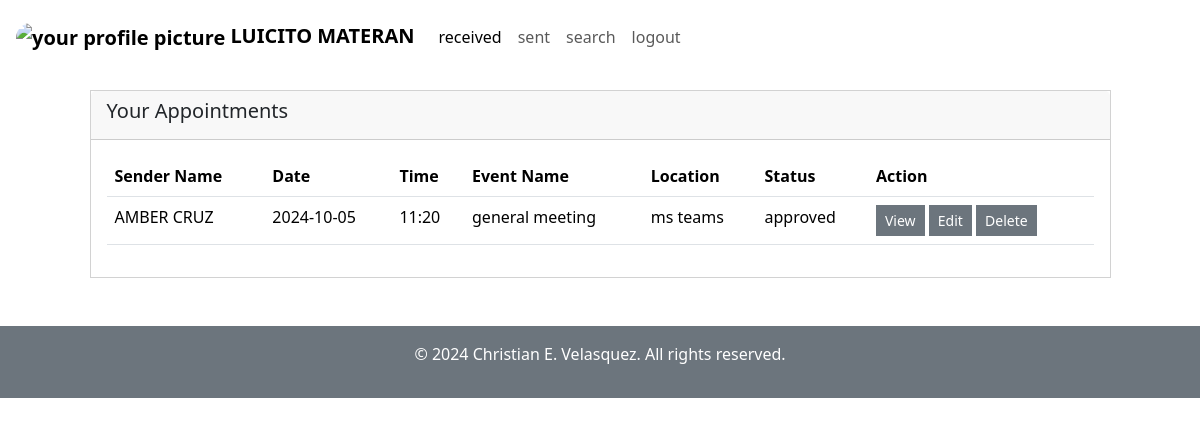
/user-panel.php (signed in), run on the app's committed database.
### tables this page shows
CREATE TABLE `appointment_details` (
  `appointment_id` varchar(60) NOT NULL,
  `receiver_id` varchar(20) NOT NULL,
  `sender_id` varchar(20) NOT NULL,
  `appointment_date` date NOT NULL,
  `appointment_time` varchar(50) NOT NULL DEFAULT '',
  `event_name` varchar(100) NOT NULL,
  `location` varchar(100) NOT NULL,
  `appointment_status` char(50) DEFAULT NULL
);

### db-user-panel.php (the view, shortened to what this page needs)
<?php
require("connection.php");
if (isset($_SESSION["userId"])) {
  $receiverId = $_SESSION["userId"];
  function getSenderName($dbConnect, $senderId)
  {
    $senderNameQuery = "SELECT first_name, last_name FROM user_account WHERE user_id = ? LIMIT 1";
    $senderName = $dbConnect->prepare($senderNameQuery);
    $senderName->bind_param("s", $senderId);
    $senderName->execute();
    return $senderName->get_result()->fetch_assoc();
  }
  function renderFirstView($fullName, $appointmentDate, $appointmentTime, $eventName, $location, $appointmentStatus, $appointmentId)
  {
    return
      "<tr>
      <td>{$fullName}</td>
      <td>{$appointmentDate}</td>
      <td>{$appointmentTime}</td>
      <td>{$eventName}</td>
      <td>{$location}</td>
      <td>{$appointmentStatus}</td>
      <td>
      <a href='view.php?id={$appointmentId}' class='btn btn-secondary btn-sm rounded-0'>View</a>
      <a href='edit.php?id={$appointmentId}' class='btn btn-secondary btn-sm rounded-0'>Edit</a>
      <a href='delete.php?id={$appointmentId}' class='btn btn-secondary btn-sm rounded-0'>Delete</a>
      </td>
      </tr>";
  }
  $appointmentDetailsQuery = "SELECT * FROM appointment_details WHERE receiver_id = ? ORDER BY appointment_date ASC";
  $appointmentDetails = $dbConnect->prepare($appointmentDetailsQuery);
  $appointmentDetails->bind_param('s', $receiverId);
  $appointmentDetails->execute();
  $appointmentDetailsResult = $appointmentDetails->get_result();
  if ($appointmentDetailsResult->num_rows > 0) {
    while ($appointmentDetailsrow = $appointmentDetailsResult->fetch_assoc()) {
      $senderName = getSenderName($dbConnect, $appointmentDetailsrow["sender_id"]);
      $fullName = htmlspecialchars(strtoupper($senderName["first_name"] . " " . $senderName["last_name"]), ENT_QUOTES, "UTF-8");
      $appointmentDate = htmlspecialchars($appointmentDetailsrow["appointment_date"], ENT_QUOTES, "UTF-8");
      $appointmentTime = htmlspecialchars($appointmentDetailsrow["appointment_time"], ENT_QUOTES, "UTF-8");
      $eventName = htmlspecialchars($appointmentDetailsrow["event_name"], ENT_QUOTES, "UTF-8");
      $location = htmlspecialchars($appointmentDetailsrow["location"], ENT_QUOTES, "UTF-8");
      $appointmentStatus = htmlspecialchars($appointmentDetailsrow["appointment_status"], ENT_QUOTES, "UTF-8");
      $appointmentId = htmlspecialchars($appointmentDetailsrow["appointment_id"], ENT_QUOTES, "UTF-8");
      $firstView[] = renderFirstView($fullName, $appointmentDate, $appointmentTime, $eventName, $location, $appointmentStatus, $appointmentId);
    }
    $first = implode('', $firstView);
    echo "<div class='card p-0 rounded-0 d-none d-lg-block'>
          <div class='card-header'>
          <p class='card-title h5 text-dark'>Your Appointments</p>
          </div>
          <div class='card-body table-responsive px-3'>
          <table class='table table-hover'>
          <thead>
          <tr class='text-start'>
          <th>Sender Name</th>
          <th>Date</th>
          <th>Time</th>
          <th>Event Name</th>
          <th>Location</th>
          <th>Status</th>
          <th>Action</th>
          </tr>
          </thead>
          <tbody>
          {$first}
          </tbody>
          </table>
          </div>
          </div>";
  } else {
    echo "<div class='card p-0 rounded-0'>
          <div class='card-body text-center'>
          <p>No appointments yet.</p>
          </div>
          </div>";
  }
} else {
  header("Location: user-login.php");
  exit;
}
?>

### user-panel.php (style rules this page uses)
html, body { background-color: F8F9FA; }

### data on the page
appointment_details: appointment_date "2024-10-05", appointment_time "11:20", event_name "general meeting", location "ms teams", appointment_status "approved"

### other printed values
$_SESSION["searchName"] "LUICITO MATERAN"
$fullName "AMBER CRUZ"
